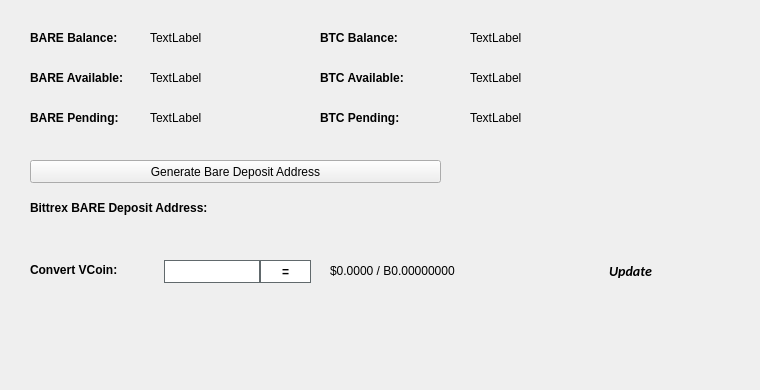
   <widget class="QWidget" name="BalanceTab">
    <attribute name="title">
     <string>Balance</string>
    </attribute>
    <widget class="QLabel" name="BitcoinBalanceLabel">
     <property name="geometry">
      <rect>
       <x>470</x>
       <y>30</y>
       <width>150</width>
       <height>16</height>
      </rect>
     </property>
     <property name="text">
      <string>TextLabel</string>
     </property>
    </widget>
    <widget class="QLabel" name="BAREBalanceLabel">
     <property name="geometry">
      <rect>
       <x>150</x>
       <y>30</y>
       <width>150</width>
       <height>16</height>
      </rect>
     </property>
     <property name="text">
      <string>TextLabel</string>
     </property>
    </widget>
    <widget class="QLabel" name="label_11">
     <property name="geometry">
      <rect>
       <x>30</x>
       <y>30</y>
       <width>101</width>
       <height>16</height>
      </rect>
     </property>
     <property name="font">
      <font>
       <weight>75</weight>
       <bold>true</bold>
      </font>
     </property>
     <property name="text">
      <string>BARE Balance:</string>
     </property>
    </widget>
    <widget class="QLabel" name="label_12">
     <property name="geometry">
      <rect>
       <x>320</x>
       <y>30</y>
       <width>101</width>
       <height>16</height>
      </rect>
     </property>
     <property name="font">
      <font>
       <weight>75</weight>
       <bold>true</bold>
      </font>
     </property>
     <property name="text">
      <string>BTC Balance:</string>
     </property>
    </widget>
    <widget class="QLabel" name="BAREAvailableLabel_2">
     <property name="geometry">
      <rect>
       <x>150</x>
       <y>70</y>
       <width>150</width>
       <height>16</height>
      </rect>
     </property>
     <property name="text">
      <string>TextLabel</string>
     </property>
    </widget>
    <widget class="QLabel" name="label_13">
     <property name="geometry">
      <rect>
       <x>30</x>
       <y>70</y>
       <width>111</width>
       <height>16</height>
      </rect>
     </property>
     <property name="font">
      <font>
       <weight>75</weight>
       <bold>true</bold>
      </font>
     </property>
     <property name="text">
      <string>BARE Available:</string>
     </property>
    </widget>
    <widget class="QLabel" name="label_14">
     <property name="geometry">
      <rect>
       <x>30</x>
       <y>110</y>
       <width>101</width>
       <height>16</height>
      </rect>
     </property>
     <property name="font">
      <font>
       <weight>75</weight>
       <bold>true</bold>
      </font>
     </property>
     <property name="text">
      <string>BARE Pending:</string>
     </property>
    </widget>
    <widget class="QLabel" name="BAREPendingLabel">
     <property name="geometry">
      <rect>
       <x>150</x>
       <y>110</y>
       <width>150</width>
       <height>16</height>
      </rect>
     </property>
     <property name="text">
      <string>TextLabel</string>
     </property>
    </widget>
    <widget class="QLabel" name="label_15">
     <property name="geometry">
      <rect>
       <x>320</x>
       <y>70</y>
       <width>111</width>
       <height>16</height>
      </rect>
     </property>
     <property name="font">
      <font>
       <weight>75</weight>
       <bold>true</bold>
      </font>
     </property>
     <property name="text">
      <string>BTC Available:</string>
     </property>
    </widget>
    <widget class="QLabel" name="BitcoinAvailableLabel">
     <property name="geometry">
      <rect>
       <x>470</x>
       <y>70</y>
       <width>150</width>
       <height>16</height>
      </rect>
     </property>
     <property name="text">
      <string>TextLabel</string>
     </property>
    </widget>
    <widget class="QLabel" name="label_31">
     <property name="geometry">
      <rect>
       <x>320</x>
       <y>110</y>
       <width>111</width>
       <height>16</height>
      </rect>
     </property>
     <property name="font">
      <font>
       <weight>75</weight>
       <bold>true</bold>
      </font>
     </property>
     <property name="text">
      <string>BTC Pending:</string>
     </property>
    </widget>
    <widget class="QLabel" name="BitcoinPendingLabel">
     <property name="geometry">
      <rect>
       <x>470</x>
       <y>110</y>
       <width>150</width>
       <height>16</height>
      </rect>
     </property>
     <property name="text">
      <string>TextLabel</string>
     </property>
    </widget>
    <widget class="QLabel" name="label_33">
     <property name="geometry">
      <rect>
       <x>30</x>
       <y>200</y>
       <width>221</width>
       <height>16</height>
      </rect>
     </property>
     <property name="font">
      <font>
       <weight>75</weight>
       <bold>true</bold>
      </font>
     </property>
     <property name="text">
      <string>Bittrex BARE Deposit Address:</string>
     </property>
    </widget>
    <widget class="QPushButton" name="GenDepositBTN">
     <property name="geometry">
      <rect>
       <x>30</x>
       <y>160</y>
       <width>411</width>
       <height>23</height>
      </rect>
     </property>
     <property name="text">
      <string>Generate Bare Deposit Address</string>
     </property>
     <property name="icon">
      <iconset resource="../bare.qrc">
       <normaloff>:/icons/bitcoin</normaloff>:/icons/bitcoin</iconset>
     </property>
    </widget>
    <widget class="QLabel" name="DepositAddressLabel">
     <property name="geometry">
      <rect>
       <x>200</x>
       <y>200</y>
       <width>261</width>
       <height>16</height>
      </rect>
     </property>
     <property name="palette">
      <palette>
       <active>
        <colorrole role="WindowText">
         <brush brushstyle="SolidPattern">
          <color alpha="255">
           <red>0</red>
           <green>0</green>
           <blue>0</blue>
          </color>
         </brush>
        </colorrole>
        <colorrole role="Text">
         <brush brushstyle="SolidPattern">
          <color alpha="255">
           <red>0</red>
           <green>0</green>
           <blue>255</blue>
          </color>
         </brush>
        </colorrole>
       </active>
       <inactive>
        <colorrole role="WindowText">
         <brush brushstyle="SolidPattern">
          <color alpha="255">
           <red>0</red>
           <green>0</green>
           <blue>0</blue>
          </color>
         </brush>
        </colorrole>
        <colorrole role="Text">
         <brush brushstyle="SolidPattern">
          <color alpha="255">
           <red>0</red>
           <green>0</green>
           <blue>255</blue>
          </color>
         </brush>
        </colorrole>
       </inactive>
       <disabled>
        <colorrole role="WindowText">
         <brush brushstyle="SolidPattern">
          <color alpha="255">
           <red>120</red>
           <green>120</green>
           <blue>120</blue>
          </color>
         </brush>
        </colorrole>
        <colorrole role="Text">
         <brush brushstyle="SolidPattern">
          <color alpha="255">
           <red>120</red>
           <green>120</green>
           <blue>120</blue>
          </color>
         </brush>
        </colorrole>
       </disabled>
      </palette>
     </property>
     <property name="font">
      <font>
       <weight>75</weight>
       <bold>true</bold>
      </font>
     </property>
     <property name="text">
      <string/>
     </property>
     <property name="alignment">
      <set>Qt::AlignRight|Qt::AlignTrailing|Qt::AlignVCenter</set>
     </property>
     <property name="textInteractionFlags">
      <set>Qt::LinksAccessibleByMouse|Qt::TextSelectableByKeyboard|Qt::TextSelectableByMouse</set>
     </property>
    </widget>
    <widget class="QLabel" name="label_8">
     <property name="geometry">
      <rect>
       <x>460</x>
       <y>300</y>
       <width>281</width>
       <height>81</height>
      </rect>
     </property>
     <property name="text">
      <string/>
     </property>
     <property name="pixmap">
      <pixmap>:/images/bittrex</pixmap>
     </property>
    </widget>
    <widget class="QWidget" name="widgetConversion" native="true">
     <property name="geometry">
      <rect>
       <x>0</x>
       <y>250</y>
       <width>751</width>
       <height>43</height>
      </rect>
     </property>
     <property name="minimumSize">
      <size>
       <width>0</width>
       <height>43</height>
      </size>
     </property>
     <property name="styleSheet">
      <string notr="true"/>
     </property>
     <widget class="QPushButton" name="btnUpdateMarketData">
      <property name="geometry">
       <rect>
        <x>575</x>
        <y>0</y>
        <width>111</width>
        <height>41</height>
       </rect>
      </property>
      <property name="sizePolicy">
       <sizepolicy hsizetype="Expanding" vsizetype="Expanding">
        <horstretch>0</horstretch>
        <verstretch>0</verstretch>
       </sizepolicy>
      </property>
      <property name="font">
       <font>
        <family>calibri</family>
        <pointsize>-1</pointsize>
        <weight>75</weight>
        <italic>true</italic>
        <bold>true</bold>
       </font>
      </property>
      <property name="styleSheet">
       <string notr="true">margin:0px;text-align:center;padding:2px;border-radius:3px;font-style:italic;width:100px;font-size:14px;font-family:calibri;font-weight:600;</string>
      </property>
      <property name="text">
       <string>Update</string>
      </property>
      <property name="iconSize">
       <size>
        <width>150</width>
        <height>35</height>
       </size>
      </property>
      <property name="autoDefault">
       <bool>true</bool>
      </property>
      <property name="default">
       <bool>true</bool>
      </property>
     </widget>
     <widget class="QLabel" name="lblConvertVCoin">
      <property name="geometry">
       <rect>
        <x>30</x>
        <y>10</y>
        <width>131</width>
        <height>20</height>
       </rect>
      </property>
      <property name="styleSheet">
       <string notr="true"/>
      </property>
      <property name="text">
       <string>&lt;html&gt;&lt;head/&gt;&lt;body&gt;&lt;p&gt;&lt;span style=&quot; font-weight:600;&quot;&gt;Convert VCoin:&lt;/span&gt;&lt;/p&gt;&lt;/body&gt;&lt;/html&gt;</string>
      </property>
     </widget>
     <widget class="QLineEdit" name="txtConvertVCoinQty">
      <property name="geometry">
       <rect>
        <x>160</x>
        <y>10</y>
        <width>100</width>
        <height>23</height>
       </rect>
      </property>
      <property name="minimumSize">
       <size>
        <width>100</width>
        <height>23</height>
       </size>
      </property>
      <property name="maximumSize">
       <size>
        <width>100</width>
        <height>16777215</height>
       </size>
      </property>
      <property name="styleSheet">
       <string notr="true">border: 1px solid #61696c;margin-left:4px;</string>
      </property>
     </widget>
     <widget class="QPushButton" name="btnConvertBare">
      <property name="geometry">
       <rect>
        <x>260</x>
        <y>10</y>
        <width>51</width>
        <height>23</height>
       </rect>
      </property>
      <property name="minimumSize">
       <size>
        <width>0</width>
        <height>23</height>
       </size>
      </property>
      <property name="styleSheet">
       <string notr="true">border:1px solid #61696c;background:white;font-weight:600;</string>
      </property>
      <property name="text">
       <string>=</string>
      </property>
     </widget>
     <widget class="QLabel" name="lblConvertVCoinResults">
      <property name="geometry">
       <rect>
        <x>330</x>
        <y>0</y>
        <width>201</width>
        <height>41</height>
       </rect>
      </property>
      <property name="styleSheet">
       <string notr="true"/>
      </property>
      <property name="text">
       <string>$0.0000 / B0.00000000</string>
      </property>
     </widget>
     <widget class="QLabel" name="iconOverviewUpdateWait">
      <property name="geometry">
       <rect>
        <x>670</x>
        <y>10</y>
        <width>24</width>
        <height>24</height>
       </rect>
      </property>
      <property name="text">
       <string/>
      </property>
      <property name="pixmap">
       <pixmap resource="../bare.qrc">:/icons/transaction_1</pixmap>
      </property>
      <property name="scaledContents">
       <bool>true</bool>
      </property>
      <property name="alignment">
       <set>Qt::AlignCenter</set>
      </property>
     </widget>
    </widget>
   </widget>
